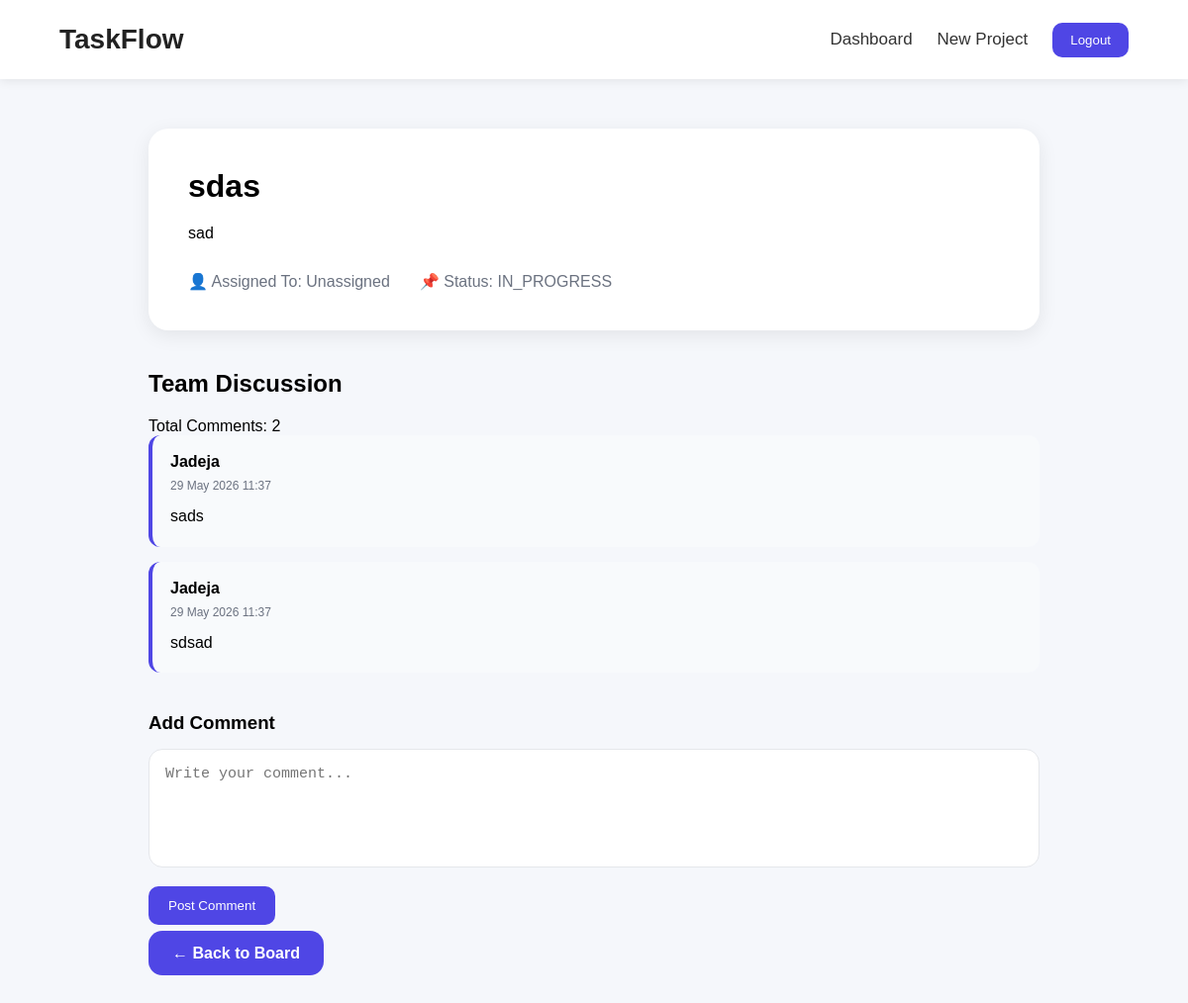
Screenshot of /task/12/ (signed in) with the database file from the repository.
### app/models.py (models this page shows, shortened)
class Task(models.Model):
    STATUS_CHOICES = [
        ('TODO', 'To Do'),
        ('IN_PROGRESS', 'In Progress'),
        ('DONE', 'Done'),
    ]
    project = models.ForeignKey(
        Project,
        on_delete=models.CASCADE
    )
    title = models.CharField(
        max_length=200
    )
    description = models.TextField()
    assigned_to = models.ForeignKey(
        User,
        on_delete=models.SET_NULL,
        null=True,
        blank=True
    )
    status = models.CharField(
        max_length=20,
        choices=STATUS_CHOICES,
        default='TODO'
    )
    created_at = models.DateTimeField(
        auto_now_add=True
    )

class Comment(models.Model):
    task = models.ForeignKey(
        Task,
        on_delete=models.CASCADE
    )
    user = models.ForeignKey(
        User,
        on_delete=models.CASCADE
    )
    text = models.TextField()
    created_at = models.DateTimeField(
        auto_now_add=True
    )

### app/views.py (the view)
# urls.py: path('task/<int:task_id>/',task_detail,name='task_detail'),
@login_required
def task_detail(request, task_id):
    task = Task.objects.get(
        id=task_id
    )
    comments = Comment.objects.filter(
        task=task
    ).order_by('created_at')
    return render(
        request,
        'task_detail.html',
        {
            'task': task,
            'comments': comments
        }
    )

### app/templates/task_detail.html (shortened to what this page needs)
{% extends 'base.html' %}
{% block content %}
<div class="task-detail-container">
    <div class="task-detail-card">
        <h1>{{ task.title }}</h1>
        <p>{{ task.description }}</p>
        <div class="task-meta">
            <p>
                👤 Assigned To:
                {% if task.assigned_to %}
                    {{ task.assigned_to.username }}
                {% else %}
                    Unassigned
                {% endif %}
            </p>
            <p>
                📌 Status:
                {{ task.status }}
            </p>
        </div>
    </div>
    <div class="comments-section">
        <h2>
            Team Discussion
        </h2>
        <p>
            Total Comments:
            {{ comments.count }}
        </p>
        {% for comment in comments %}
            <div class="comment-card">
                <strong>
                    {{ comment.user.username }}
                </strong>
                <span>
                    {{ comment.created_at|date:"d M Y H:i" }}
                </span>
                <p>
                    {{ comment.text }}
                </p>
            </div>
        {% empty %}
            <div class="comment-card">
                No comments yet.
            </div>
        {% endfor %}
    </div>
    <div class="comment-form">
        <h3>
            Add Comment
        </h3>
        <form method="POST"
              action="{% url 'add_comment' task.id %}">
            <textarea
                name="comment"
                placeholder="Write your comment..."
                required></textarea>
            <button type="submit">
                Post Comment
            </button>
        </form>
    </div>
    <div style="margin-top:20px;">
        <a href="{% url 'project_board' task.project.id %}"
           class="create-btn">
            ← Back to Board
        </a>
    </div>
</div>
{% endblock %}

### app/static/style.css (style rules this page uses)
* { margin:0; padding:0; box-sizing:border-box; }
body { font-family:Arial,sans-serif; background:#f5f7fb; }
.create-btn { background:#4f46e5; color:white; padding:14px 24px; border-radius:14px; text-decoration:none; font-weight:bold; transition:0.3s; }
textarea { width:100%; min-height:140px; padding:16px; border:1px solid #e5e7eb; border-radius:14px; resize:none; font-size:15px; }
.task-detail-container { max-width:900px; margin:50px auto; }
.task-detail-card { background:white; padding:40px; border-radius:20px; box-shadow:0 5px 20px rgba(0,0,0,0.08); }
.task-detail-card h1 { margin-bottom:20px; }
.task-meta { margin-top:30px; display:flex; gap:30px; color:#6b7280; }
.comments-section { margin-top:40px; }
.comments-section h2 { margin-bottom:20px; }
.comment-card { background:#f8fafc; padding:18px; border-radius:12px; margin-bottom:15px; border-left:4px solid #4f46e5; }
.comment-card strong { display:block; margin-bottom:5px; }
.comment-card span { font-size:12px; color:#6b7280; }
.comment-card p { margin-top:10px; line-height:1.6; }
.comment-form { margin-top:40px; }
.comment-form textarea { width:100%; min-height:120px; margin-top:15px; margin-bottom:15px; }
.comment-form button { background:#4f46e5; color:white; border:none; padding:12px 20px; border-radius:10px; cursor:pointer; }

### rows the page displays
Task: title "sdas", description "sad", status "IN_PROGRESS"
Comment: user.username "Jadeja", created_at "29 May 2026 11:37", text "sads"
Comment: user.username "Jadeja", created_at "29 May 2026 11:37", text "sdsad"

### other values shown
{{ comments.count }} "2"
